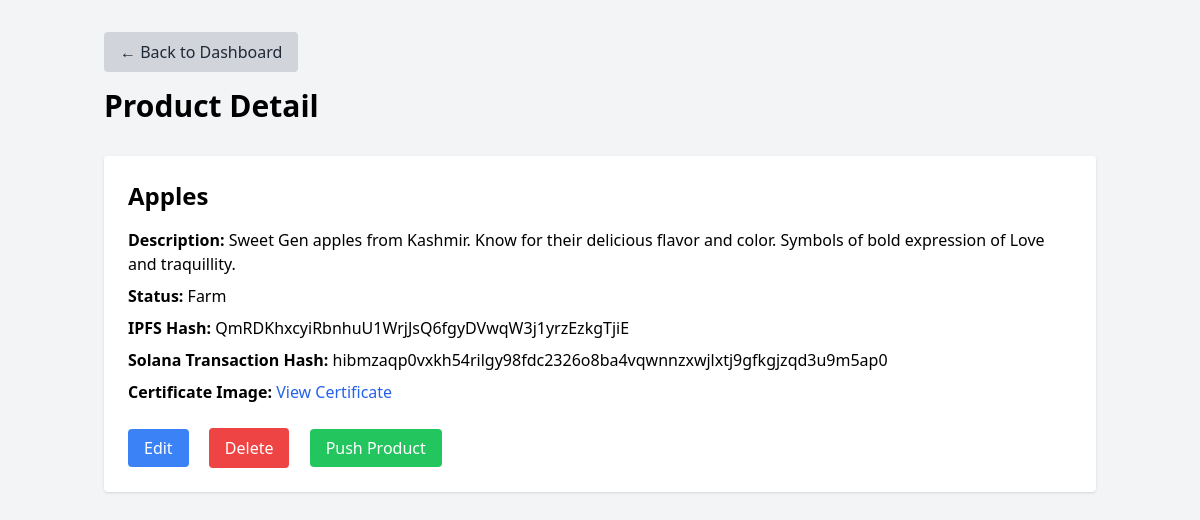
The page /product/14/ on the database its author committed.
### dashboard/models.py (models this page shows, shortened)
class Product(models.Model):
    name = models.CharField(max_length=255)
    description = models.TextField()
    ipfs_hash = models.CharField(max_length=255, blank=True, null=True)
    solana_tx_hash = models.CharField(max_length=255, blank=True, null=True)
    status = models.CharField(max_length=20, choices=[
        ('Farm', 'Farm'),
        ('Processing', 'Processing'),
        ('Distribution', 'Distribution'),
        ('Retail', 'Retail')
    ])
    certificate_image = models.ImageField(upload_to='certificates/', blank=True, null=True)

### dashboard/views.py (the view)
# urls.py: path('product/<int:product_id>/', views.product_detail, name='product_detail'),
def product_detail(request, product_id):
    product = get_object_or_404(Product, pk=product_id)
    return render(request, 'dashboard/product_detail.html', {'product': product})

### dashboard/templates/dashboard/product_detail.html (shortened to what this page needs)
<!DOCTYPE html>
<html lang="en">
<head>
    <script src="https://cdn.tailwindcss.com"></script>
</head>
<body class="bg-gray-100">
    <div class="container mx-auto px-4 py-8">
        <a href="{% url 'dashboard' %}" class="inline-block mb-4 px-4 py-2 bg-gray-300 text-gray-800 rounded hover:bg-gray-400 transition duration-300">
            &larr; Back to Dashboard
        </a>
        <h1 class="text-3xl font-bold mb-8">Product Detail</h1>
        <div class="bg-white p-6 rounded shadow">
            <h2 class="text-2xl font-semibold mb-4">{{ product.name }}</h2>
            <p class="mb-2"><strong>Description:</strong> {{ product.description }}</p>
            <p class="mb-2"><strong>Status:</strong> {{ product.status }}</p>
            <p class="mb-2"><strong>IPFS Hash:</strong> {{ product.ipfs_hash }}</p>
            <p class="mb-2"><strong>Solana Transaction Hash:</strong> {{ product.solana_tx_hash }}</p>
            {% if product.certificate_image %}
                <p class="mb-2"><strong>Certificate Image:</strong> <a href="{{ product.certificate_image.url }}" class="text-blue-600 hover:underline">View Certificate</a></p>
            {% else %}
                <p class="mb-2"><strong>Certificate Image:</strong> No certificate image available</p>
            {% endif %}
            <div class="mt-6">
                <a href="{% url 'edit_product' product.id %}" class="px-4 py-2 bg-blue-500 text-white rounded hover:bg-blue-600">Edit</a>
                <form method="POST" action="{% url 'delete_product' product.id %}" class="inline-block ml-4">
                    <button type="submit" class="px-4 py-2 bg-red-500 text-white rounded hover:bg-red-600">Delete</button>
                </form>
                <a href="{% url 'push_product' product.id %}" class="ml-4 px-4 py-2 bg-green-500 text-white rounded hover:bg-green-600">Push Product</a>
            </div>
        </div>
    </div>
</body>
</html>

### rows shown on the page
Product: name "Apples", description "Sweet Gen apples from Kashmir. Know for their delicious flavor and color. Symbols of bold expression of Love and traquillity.", status "Farm", ipfs_hash "QmRDKhxcyiRbnhuU1WrjJsQ6fgyDVwqW3j1yrzEzkgTjiE", solana_tx_hash "hibmzaqp0vxkh54rilgy98fdc2326o8ba4vqwnnzxwjlxtj9gfkgjzqd3u9m5ap0"
